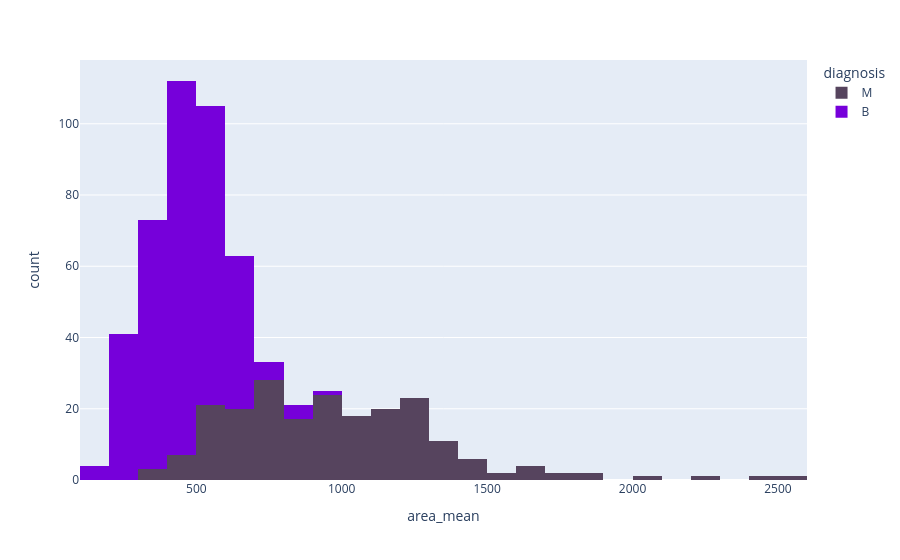

Notebook code cell kept with this figure:
### Markdown cell above
<h1> Step 3.2 Visualise the data set </h1>

### Code cell
# histogram of tumour area, split by diagnosis -
# malignant tumours tend to sit further right (larger areas)
px.histogram(data_frame=df,x='area_mean',color='diagnosis',color_discrete_sequence=['#56445E','#7600DA'])

### Figure 1 — Plotly figure (JSON) as saved in the notebook; plotly's stock layout.template omitted (floating-point values rounded to 4 significant figures; data arrays with more than 128 entries replaced by an {"elided": "..."} marker saying what was removed)
{"data": [{"alignmentgroup": "True", "bingroup": "x", "hovertemplate": "diagnosis=M<br>area_mean=%{x}<br>count=%{y}<extra></extra>", "legendgroup": "M", "marker": {"color": "#56445E", "pattern": {"shape": ""}}, "name": "M", "offsetgroup": "M", "orientation": "v", "showlegend": true, "x": {"elided": "212 float values"}, "xaxis": "x", "yaxis": "y", "type": "histogram"}, {"alignmentgroup": "True", "bingroup": "x", "hovertemplate": "diagnosis=B<br>area_mean=%{x}<br>count=%{y}<extra></extra>", "legendgroup": "B", "marker": {"color": "#7600DA", "pattern": {"shape": ""}}, "name": "B", "offsetgroup": "B", "orientation": "v", "showlegend": true, "x": {"elided": "357 float values"}, "xaxis": "x", "yaxis": "y", "type": "histogram"}], "layout": {"xaxis": {"anchor": "y", "domain": [0.0, 1.0], "title": {"text": "area_mean"}}, "yaxis": {"anchor": "x", "domain": [0.0, 1.0], "title": {"text": "count"}}, "legend": {"title": {"text": "diagnosis"}, "tracegroupgap": 0}, "margin": {"t": 60}, "barmode": "relative"}}
